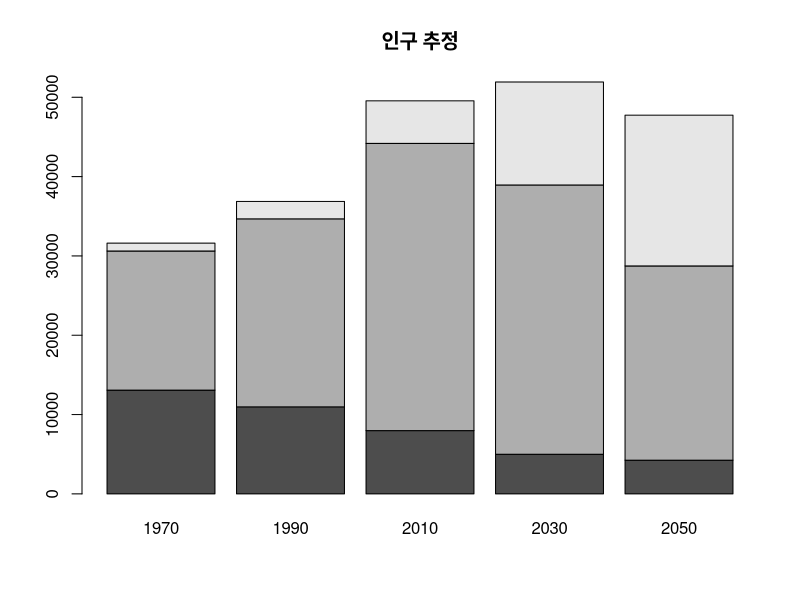

This figure's R source:
age.A <- c(13079, 10974, 7979, 5000, 4250)
age.B <- c(17540, 23701, 36209, 33947, 24487)
age.C <- c(991, 2195, 5366, 12980, 19007)

ds <- rbind(age.A, age.B, age.C)
colnames(ds) <- c('1970', '1990', '2010', '2030', '2050')
ds

barplot(ds,
        main = '인구 추정')